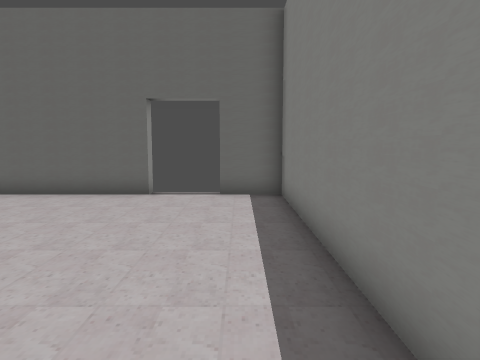
[1] (above)

16 first-person views from a walk through a 3-D level made in the Godot game engine. The camera is 1.5 m above the floor, tilts 6° down and sees 70° across. The floor is counted in squares, 0.97 m on a side. Each view is taken from the middle of a square. On the plan, view 1 faces up. The plan holds only what a view shows up to about 16 squares ahead; the rest is blank.

[2]
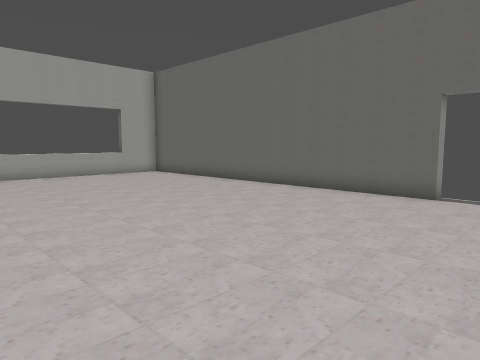

[3]
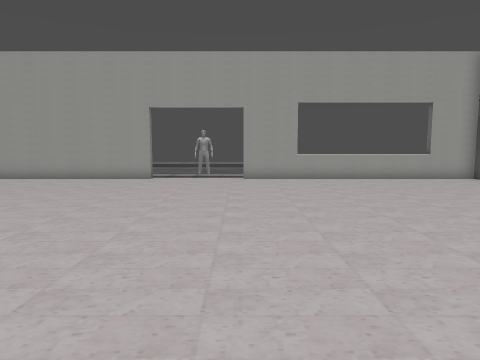

[4]
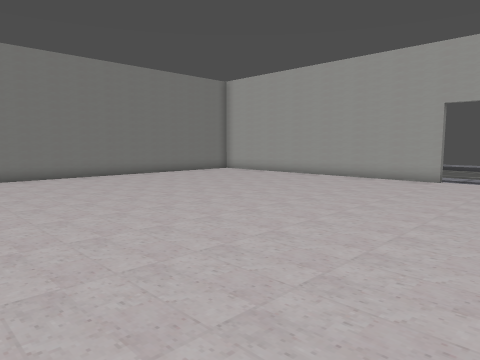

[5]
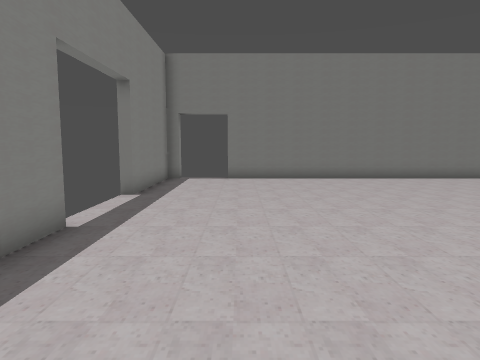

[6]
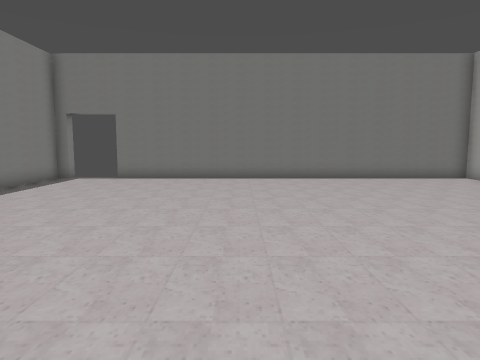

[7]
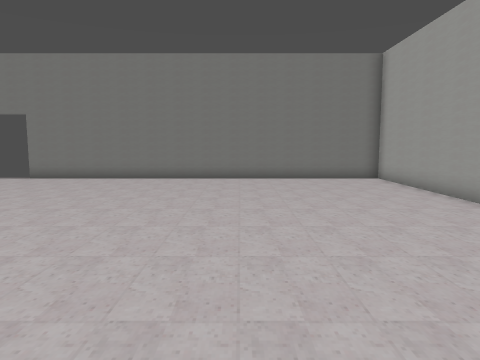

[8]
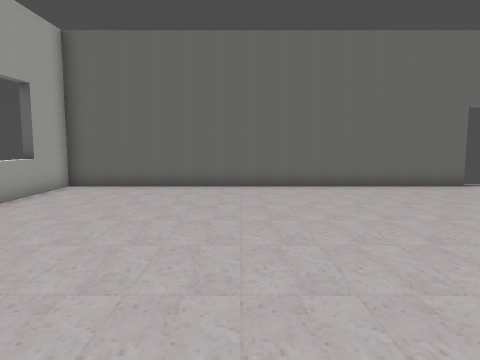

[9]
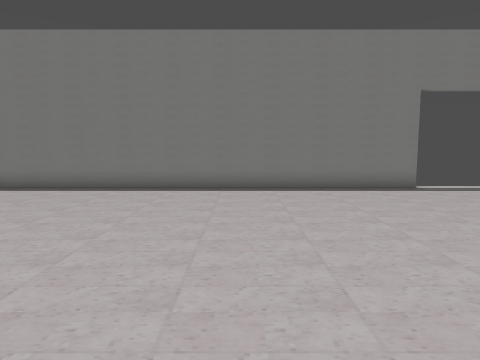

[10]
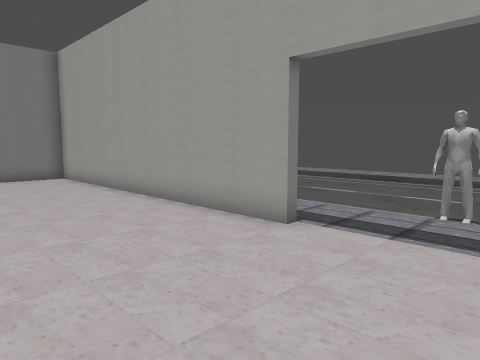

[11]
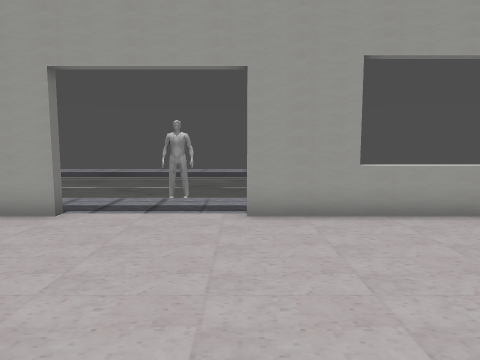

[12]
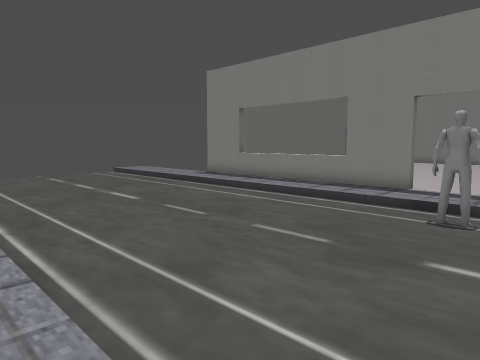

[13]
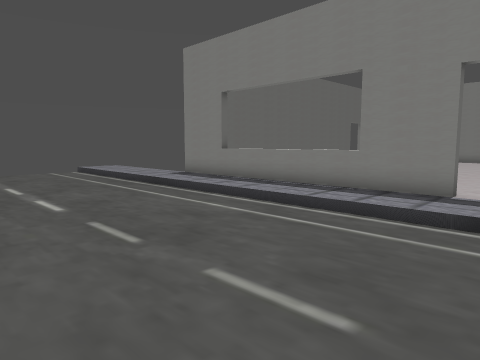

[14]
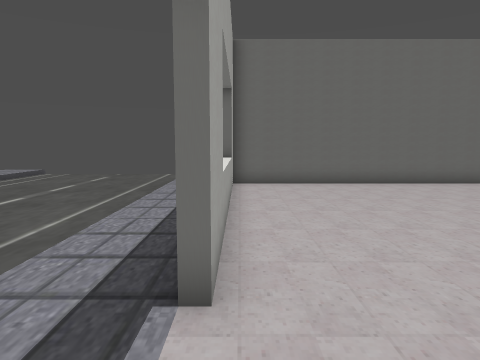

[15]
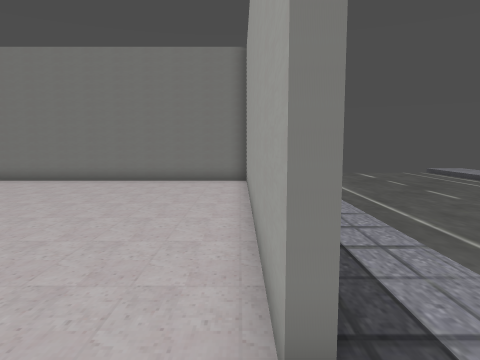

[16]
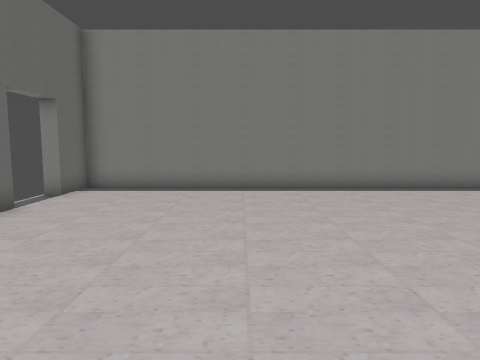

### Floor plan
Key: @ floor where view 1 was taken; # wall or solid block; x gap in a wall; . main floor; - floor 0.25 m lower than the main floor; / step, stairs or slope; = window, fence, low wall or low ledge.
Columns run from 30 left of view 1 to 2 right of it. Each row starts with its distance up from view 1.
 16       --
 15       ---
 14    -------
 13   --------/
 12   --------/.
 11    -------/.###############x  ###
 10   --------/.#...................#
  9   --------/.#...................#
  8   --------/.=...................#
  7   --------/.=...................#
  6   --------/.=...................#
  5  /--------/.=...................#
  4  /--------/.=...................#
  3  /--------/.=...................#
  2  /--------/.#...................#
  1  /--------/.#...................#
  0  /--------/...................@.#
 -1  /--------/.....................#
 -2  /-------#/.....................#
 -3  /--------/.....................#
 -4 ./--------/.#...................#
 -5  /--------/.#...................#
 -6  /--------/.#...................#
 -7   --------/.#...................#
 -8    -------/.#...................
 -9     --  --/.#...................
-10        ---/.#...................
-11       ----/ #...................
-12       ----/ #...................#
-13      -----/ #...................#
-14      -----  #...................#
-15     ------  #...................#
-16    -------  #...................#
-17   -------   #################  x
-18   -------

Where each view was taken, in squares from view 1:
view 1: 0 up, 0 right, facing up
view 2: 0 up, 0 right, facing up-left
view 3: 0 up, 2 left, facing left
view 4: 0 up, 2 left, facing down-left
view 5: 1 down, 2 left, facing down
view 6: 1 down, 7 left, facing down
view 7: 1 down, 11 left, facing down
view 8: 2 down, 11 left, facing up
view 9: 1 down, 11 left, facing right
view 10: 0 up, 12 left, facing down-left
view 11: 0 up, 10 left, facing left
view 12: 4 down, 30 left, facing up-right
view 13: 2 down, 27 left, facing up-right
view 14: 3 down, 17 left, facing up
view 15: 2 down, 17 left, facing down
view 16: 5 up, 11 left, facing right
